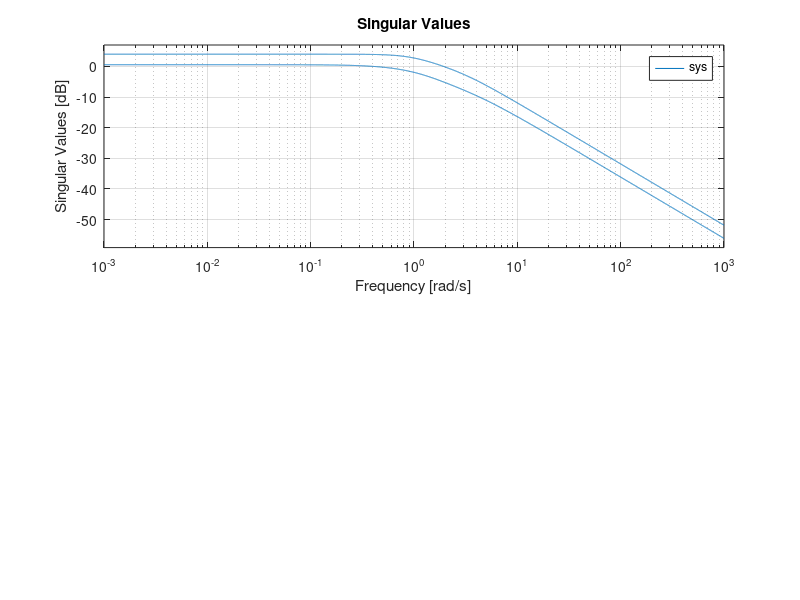

Recreate this plot in MATLAB. (Note: this script raises an error after producing the figure.)
% Sistema MIMO 2 ingressi, 2 uscite
% Fisicamente: sistema meccanico accoppiato

A = [-1   0.5   0    0;
     -0.5 -1    0    0;
      0    0   -2    1;
      0    0   -1   -3];

B = [1  0;
     0  1;
     1  1;
     0  1];

C = [1  0  1  0;
     0  1  0  1];

D = zeros(2,2);  % strettamente proprio -> H2 finita

sys = ss(A, B, C, D);

% Dimensioni
[p, m] = size(D);  % p=2 uscite, m=2 ingressi
n = size(A, 1);    % n=4 stati

fprintf('Sistema MIMO: %d ingressi, %d uscite, %d stati\n', m, p, n);

%% NORMA H2
%% Calcolo con MATLAB
% Norma H2 diretta
n2 = norm(sys, 2);
fprintf('Norma H2 = %.6f\n', n2);


%% Calcolo manuale via Gramiano di osservabilità
% Lyapunov per Wo
Wo = lyap(A', C'*C);

n2_manual = sqrt(trace(B' * Wo * B));
fprintf('Norma H2 (Gramiano Wo) = %.6f\n', n2_manual);
fprintf('Differenza             = %.2e\n', abs(n2 - n2_manual));

%% Calcolo manuale via Gramiano di raggiungibilità
Wc = lyap(A, B*B');

n2_manual2 = sqrt(trace(C * Wc * C'));
fprintf('Norma H2 (Gramiano Wc) = %.6f\n', n2_manual2);

%% Contributo per canale
fprintf('\nNorma H2 per singolo canale i/o:\n');
for i = 1:p
    for j = 1:m
        sys_ij = ss(A, B(:,j), C(i,:), D(i,j));
        fprintf('  G(%d,%d): H2 = %.4f\n', i, j, norm(sys_ij, 2));
    end
end

% Verifica: norma totale vs somma quadratica dei canali
n2_check = 0;
for i = 1:p
    for j = 1:m
        sys_ij = ss(A, B(:,j), C(i,:), D(i,j));
        n2_check = n2_check + norm(sys_ij, 2)^2;
    end
end
fprintf('\n||G||_2^2 totale      = %.6f\n', n2^2);
fprintf('Somma ||G_ij||_2^2    = %.6f\n', n2_check);
fprintf('Coerenza              = %.2e\n', abs(n2^2 - n2_check));

%% NORMA Hinf

%% Calcolo con MATLAB
% Norma Hinf diretta
ninf = norm(sys, inf);
fprintf('Norma Hinf = %.6f\n', ninf);

%% Calcolo manuale via sigma plot
omega = logspace(-3, 3, 10000);

% Valori singolari della risposta in frequenza
sv = sigma(sys, omega);  % sv(k,:) = k-esimo valore singolare

% Norma Hinf = massimo del valore singolare massimo
ninf_manual = max(sv(1,:));
fprintf('Norma Hinf (sigma)  = %.6f\n', ninf_manual);
fprintf('Differenza          = %.2e\n', abs(ninf - ninf_manual));

%% Calcolo via Hamiltoniana MIMO
% Bisezione su gamma
gamma_low  = 0;
gamma_high = 100;
tol        = 1e-6;

while (gamma_high - gamma_low) > tol
    gamma = (gamma_low + gamma_high) / 2;

    % Hamiltoniana MIMO
    H_mat = [A,      (1/gamma^2)*(B*B');
            -C'*C,   -A'               ];

    % Autovalori
    eig_H = eig(H_mat);

    % Autovalori su j*R?
    on_axis = any(abs(real(eig_H)) < 1e-8);

    if on_axis
        gamma_low  = gamma;
    else
        gamma_high = gamma;
    end
end

fprintf('Norma Hinf (Hamiltoniana) = %.6f\n', gamma_high);


%% Visualizzazione MIMO
figure;

% Sigma plot con norma Hinf
subplot(2,1,1);
sigma(sys, omega);
hold on;
yline(20*log10(ninf), 'r--', ...
    sprintf('||G||_{\\infty} = %.3f dB', 20*log10(ninf)), ...
    'LineWidth', 2);
title('Sigma plot — valori singolari di G(j\omega)');
legend(arrayfun(@(k) sprintf('\\sigma_%d', k), ...
    1:min(p,m), 'UniformOutput', false));
grid on;

% Autovalori Hamiltoniana al variare di gamma
subplot(2,1,2);
gammas = linspace(0.5*ninf, 2*ninf, 300);
min_real_part = zeros(size(gammas));

for k = 1:length(gammas)
    g = gammas(k);
    H_mat = [A, (1/g^2)*(B*B'); -C'*C, -A'];
    ev = eig(H_mat);
    min_real_part(k) = min(abs(real(ev)));
end

plot(gammas, min_real_part, 'b', 'LineWidth', 1.5);
xline(ninf, 'r--', ...
    sprintf('||G||_\\infty = %.3f', ninf), ...
    'LineWidth', 1.5);
xlabel('\gamma');
ylabel('min_i |Re(\lambda_i(H))|');
title('Hamiltoniana: il minimo tocca zero per \gamma = ||G||_\infty');
grid on;

%% Confronto SISO vs MIMO
% A differenza della norma H2H_2
% H2, la norma H∞H_\infty H∞ MIMO
% non è la somma dei contributi dei canali. 
% Il massimo valore singolare cattura le 
% interazioni tra canali — un effetto puramente 
% MIMO che non si vede guardando i canali 
% separatamente.
fprintf('\n--- Confronto canali singoli vs sistema MIMO ---\n');
fprintf('\nNorma Hinf per singolo canale i/o:\n');

ninf_max_channel = 0;
for i = 1:p
    for j = 1:m
        sys_ij  = ss(A, B(:,j), C(i,:), D(i,j));
        ninf_ij = norm(sys_ij, inf);
        fprintf('  G(%d,%d): Hinf = %.4f\n', i, j, ninf_ij);
        ninf_max_channel = max(ninf_max_channel, ninf_ij);
    end
end

fprintf('\n||G||_inf MIMO                = %.6f\n', ninf);
fprintf('max_ij ||G_ij||_inf           = %.6f\n', ninf_max_channel);
fprintf('\nNota: ||G||_inf >= max_ij ||G_ij||_inf sempre\n');
